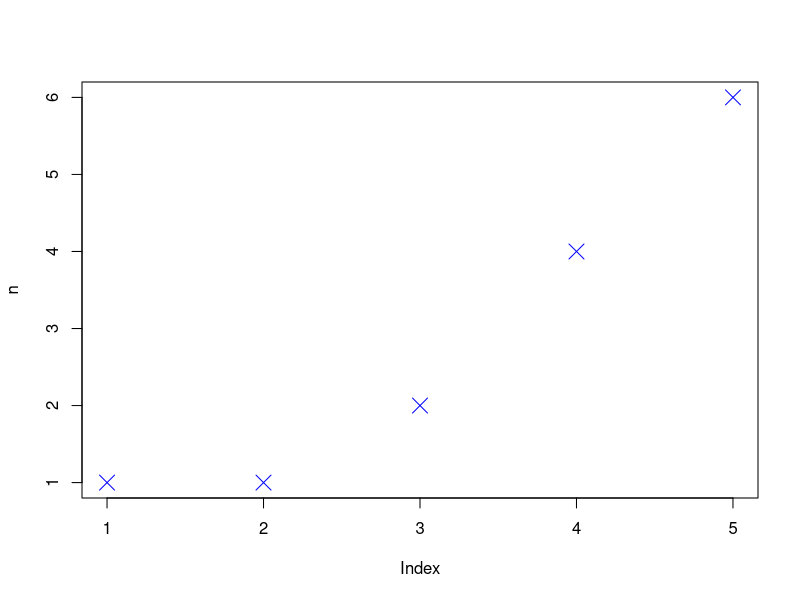
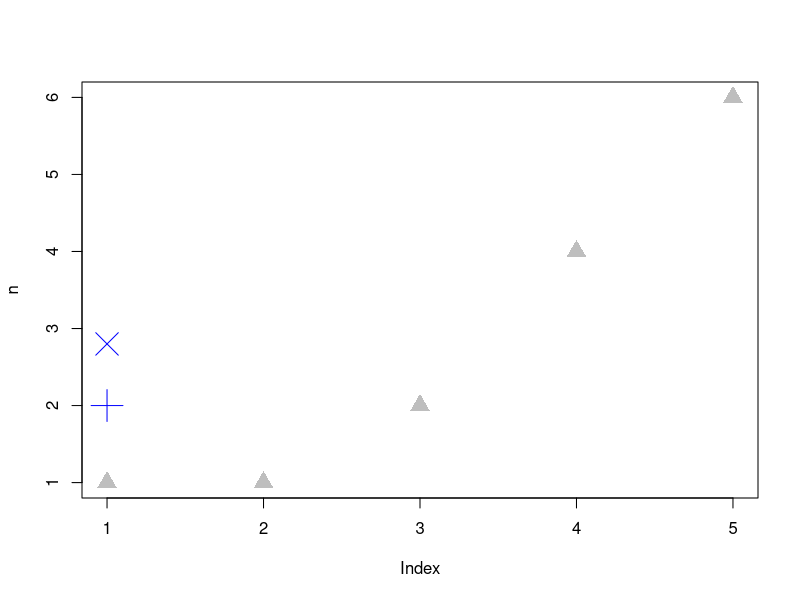

The R source for these figures, in order:
## ---- chunk 1
n = c(1, 1, 2, 4, 6)
plot(n, pch = 4, col = "blue", cex = 2) # pch 形狀 col 顏色 cex 大小
## ---- chunk 2
# 加總
sum(n)

#平均數 總合除個數 
mean(n)

#中位數:將資料由小到大，位置居中者，就是中位數  
median(n)

#眾數:一組資料中，出現最多次數的值 
as.numeric(names(table(n)))[which.max(table(n))]


plot(n, pch = 17, col = "gray", cex = 2)

#畫平均數的點 
points(mean(n), pch = 4, col = "blue", cex = 3)

#畫中位數的點 
points(median(n), pch = 3, col = "blue", cex = 3) 

## ---- chunk 3
n = (1:10); n

sprintf("標準差 = %s", sd(n))
sprintf("變異數 = %s; %s", var(n), sd(n)^2)
sprintf("變異係數 = %s", 100 * sd(n) / mean(n))
sprintf("全距(最大值減最小值) = %s", range(n)[2] - range(n)[1])

#四分位:把資料切分為四等分，中間的三條線就是四分位，Q1=P25,Q2=P50,Q3=75 
sprintf("四分位 = %s %s %s", quantile(n, 1 / 4), quantile(n, 2 / 4), quantile(n, 3 / 4))

# IQR = Q3 - Q1
b = quantile(n, 3 / 4) - quantile(n, 1 / 4); b
sprintf("IQR = %s", IQR(n))

#總結數據(超好用) 
sprintf("summary = %s", summary(n))
#百分位 
sprintf("quantile = %s", quantile(n))
